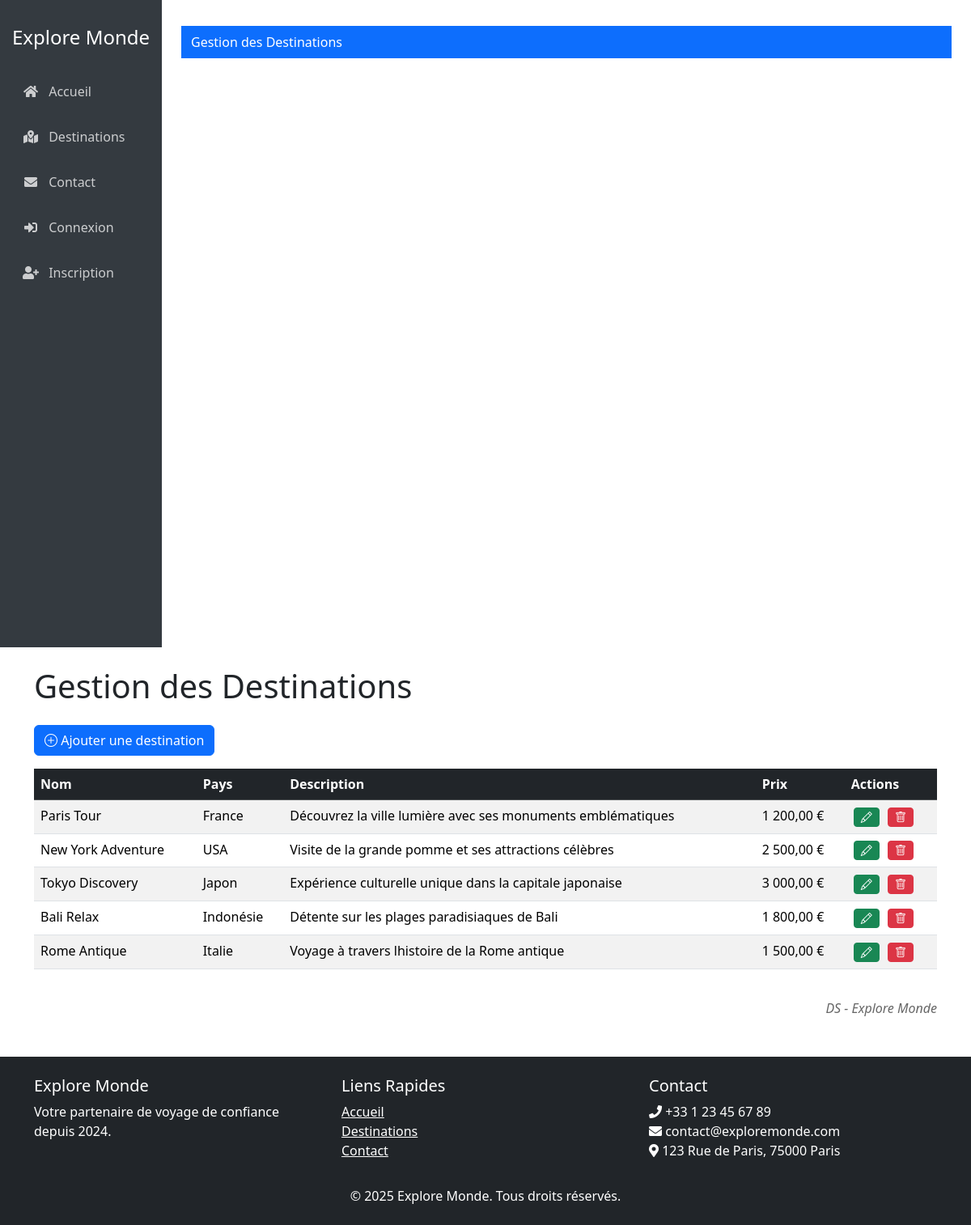
The page /views/admin/affichdes.php (signed in) on the database its author committed.
### tables this page shows
CREATE TABLE `destinations` (
    `id_destination` INT PRIMARY KEY AUTO_INCREMENT,
    `nom` VARCHAR(100) NOT NULL,
    `pays` VARCHAR(50) NOT NULL,
    `description` TEXT,
    `prix` DECIMAL(10,2) NOT NULL,
    `id_admin` INT NOT NULL,
    FOREIGN KEY (`id_admin`) REFERENCES `admins`(`id_admin`) ON DELETE CASCADE
);

### views/admin/affichdes.php (the view, shortened to what this page needs)
<html>
<head>
    <link href="https://cdn.jsdelivr.net/npm/bootstrap@5.3.5/dist/css/bootstrap.min.css" rel="stylesheet">
    <link rel="stylesheet" href="https://cdn.jsdelivr.net/npm/bootstrap-icons@1.8.0/font/bootstrap-icons.css">
</head>
<body>
    <?php
    include('../partials/header.php');
    include('../../config/connexion.php');
    $query = $conn->query('SELECT id_destination, nom, pays, description, prix FROM destinations');
    if($query) {
        $destinations = $query->fetchAll(PDO::FETCH_ASSOC);
    } else {
        echo '<div class="alert alert-danger">Aucune donnée trouvée</div>';
    }
    ?>
    <div class="container mt-4">
        <h1 class="mb-4">Gestion des Destinations</h1>
        <button type="button" class="btn btn-primary mb-3" data-bs-toggle="modal" data-bs-target="#addDestinationModal">
            <i class="bi bi-plus-circle"></i> Ajouter une destination
        </button>
        <?php if(!empty($destinations)): ?>
        <div class="table-responsive">
            <table class="table table-striped table-hover">
                <thead class="table-dark">
                    <tr>
                        <th>Nom</th>
                        <th>Pays</th>
                        <th>Description</th>
                        <th>Prix</th>
                        <th>Actions</th>
                    </tr>
                </thead>
                <tbody>
                    <?php foreach($destinations as $destination): ?>
                    <tr>
                        <td><?= htmlspecialchars($destination['nom']) ?></td>
                        <td><?= htmlspecialchars($destination['pays']) ?></td>
                        <td><?= htmlspecialchars($destination['description']) ?></td>
                        <td><?= number_format($destination['prix'], 2, ',', ' ') ?> €</td>
                        <td>
                            <button type="button" class="btn btn-success btn-sm action-btn edit-destination"
                                    data-bs-toggle="modal"
                                    data-bs-target="#editDestinationModal"
                                    data-id="<?= $destination['id_destination'] ?>"
                                    data-nom="<?= htmlspecialchars($destination['nom']) ?>"
                                    data-pays="<?= htmlspecialchars($destination['pays']) ?>"
                                    data-description="<?= htmlspecialchars($destination['description']) ?>"
                                    data-prix="<?= $destination['prix'] ?>"
                                    title="Modifier">
                                <i class="bi bi-pencil"></i>
                            </button>
                            <a href="delete_destination.php?id=<?= $destination['id_destination'] ?>"
                               class="btn btn-danger btn-sm action-btn"
                               title="Supprimer"
                               onclick="return confirm('Êtes-vous sûr de vouloir supprimer cette destination ?')">
                                <i class="bi bi-trash"></i>
                            </a>
                        </td>
                    </tr>
                    <?php endforeach; ?>
                </tbody>
            </table>
        </div>
        <?php else: ?>
            <div class="alert alert-info">Aucune destination trouvée dans la base de données</div>
        <?php endif; ?>
    </div>
    <div class="footer container">
        DS - Explore Monde
    </div>
    <?php
    include('../partials/footer.php');
    ?>
</body>
</html>

### views/admin/affichdes.php (style rules this page uses)
.action-btn { margin: 0 3px; padding: 5px 10px; }
.footer { text-align: right; margin-top: 20px; font-style: italic; color: #666; }

### rows shown on the page
destinations: nom "Paris Tour", pays "France", description "Découvrez la ville lumière avec ses monuments emblématiques", prix "1 200,00"
destinations: nom "New York Adventure", pays "USA", description "Visite de la grande pomme et ses attractions célèbres", prix "2 500,00"
destinations: nom "Tokyo Discovery", pays "Japon", description "Expérience culturelle unique dans la capitale japonaise", prix "3 000,00"
destinations: nom "Bali Relax", pays "Indonésie", description "Détente sur les plages paradisiaques de Bali", prix "1 800,00"
destinations: nom "Rome Antique", pays "Italie", description "Voyage à travers lhistoire de la Rome antique", prix "1 500,00"

### other values the page prints
$pageTitle "Gestion des Destinations"
